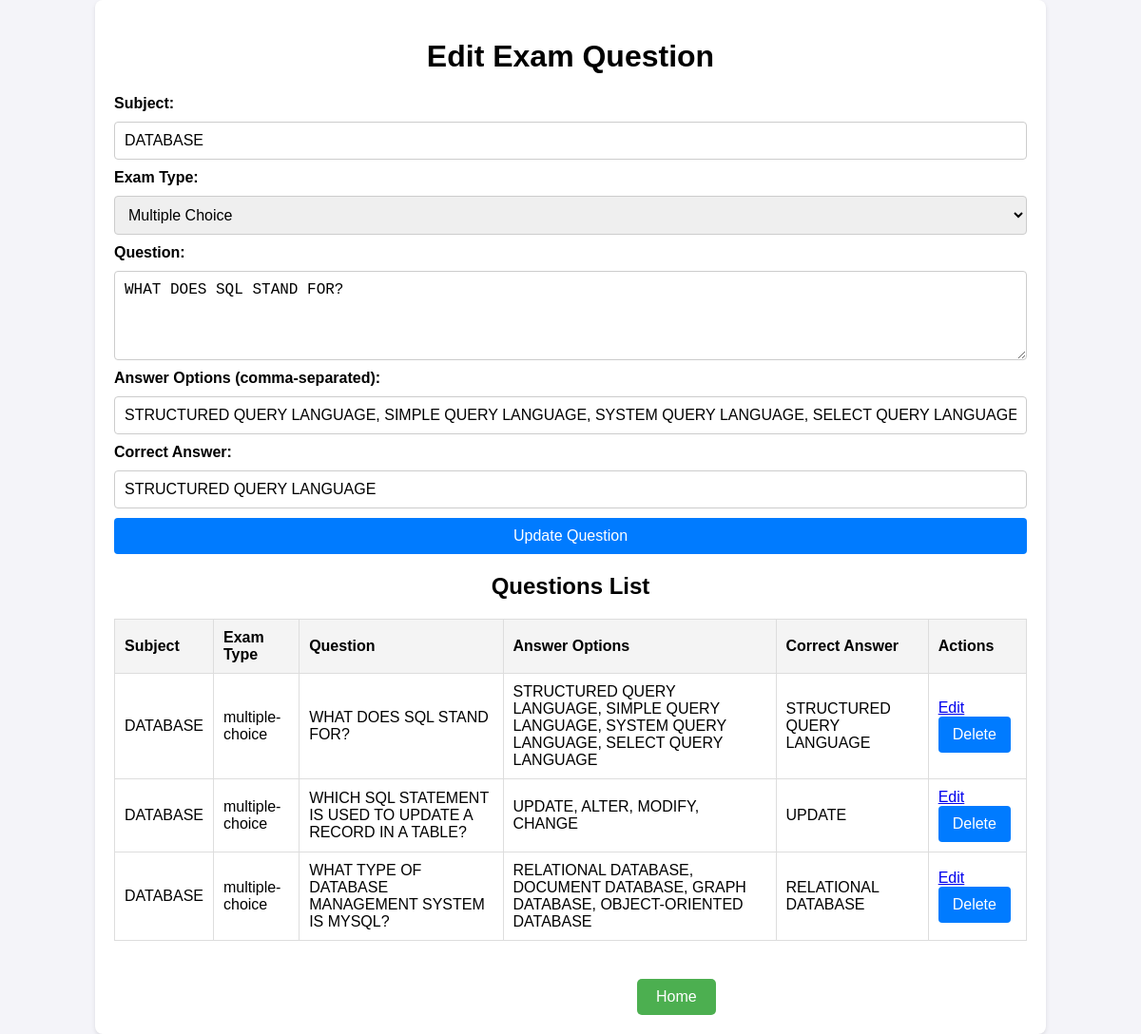
Screenshot of /admin.php?edit=41 with the database file from the repository.
### tables this page shows
CREATE TABLE `questions` (
  `id` int(11) NOT NULL,
  `subject` varchar(255) NOT NULL,
  `exam_type` enum('multiple-choice','form-type') NOT NULL,
  `question` text NOT NULL,
  `answer` text NOT NULL,
  `correct_answer` varchar(255) NOT NULL,
  `exam_id` int(11) NOT NULL
);

### crud.php (called while the page is built, shortened)
<?php
include 'db.php';
function getQuestions()
{
    global $conn;
    $result = $conn->query("SELECT * FROM questions ORDER BY id DESC");
    return $result->fetch_all(MYSQLI_ASSOC);
}
function getQuestionById($id)
{
    global $conn;
    $stmt = $conn->prepare("SELECT * FROM questions WHERE id = ?");
    $stmt->bind_param('i', $id);
    $stmt->execute();
    $result = $stmt->get_result();
    return $result->fetch_assoc();
}
?>

### admin.php (the view, shortened to what this page needs)
<?php
include 'crud.php';
if (isset($_GET['edit'])) {
    $question_to_edit = getQuestionById($_GET['edit']);
}
?>
<!DOCTYPE html>
<html lang="en">
<head>
    <link rel="stylesheet" href="assets/admin.css">
</head>
<body>
    <div class="container">
        <h1><?php echo isset($question_to_edit) ? 'Edit Exam Question' : 'Create Exam'; ?></h1>
        <form id="exam-form" method="POST" action="crud.php">
            <label for="subject">Subject:</label>
            <input type="text" id="subject" name="subject" value="<?php echo isset($question_to_edit) ? $question_to_edit['subject'] : ''; ?>" required>
            <label for="exam-type">Exam Type:</label>
            <select id="exam-type" name="exam_type" required>
                <option value="multiple-choice" <?php echo isset($question_to_edit) && $question_to_edit['exam_type'] == 'multiple-choice' ? 'selected' : ''; ?>>Multiple Choice</option>
            </select>
            <label for="question">Question:</label>
            <textarea id="question" name="question" rows="4" required><?php echo isset($question_to_edit) ? $question_to_edit['question'] : ''; ?></textarea>
            <label for="answer">Answer Options (comma-separated):</label>
            <input type="text" id="answer" name="answer" value="<?php echo isset($question_to_edit) ? $question_to_edit['answer'] : ''; ?>" required>
            <label for="correct-answer">Correct Answer:</label>
            <input type="text" id="correct-answer" name="correct_answer" value="<?php echo isset($question_to_edit) ? $question_to_edit['correct_answer'] : ''; ?>" required>
            <button type="submit"><?php echo isset($question_to_edit) ? 'Update Question' : 'Add Question'; ?></button>
        </form>
        <h2>Questions List</h2>
        <table id="questions-table">
            <thead>
                <tr>
                    <th>Subject</th>
                    <th>Exam Type</th>
                    <th>Question</th>
                    <th>Answer Options</th>
                    <th>Correct Answer</th>
                    <th>Actions</th>
                </tr>
            </thead>
            <tbody>
                <?php
                $questions = getQuestions();
                foreach ($questions as $question) {
                    echo "<tr>
                        <td>{$question['subject']}</td>
                        <td>{$question['exam_type']}</td>
                        <td>{$question['question']}</td>
                        <td>{$question['answer']}</td>
                        <td>{$question['correct_answer']}</td>
                        <td>
                            <a href='?edit={$question['id']}'>Edit</a>
                            <form method='POST' action='crud.php' style='display:inline;'>
                                <input type='hidden' name='action' value='delete'>
                                <input type='hidden' name='id' value='{$question['id']}'>
                                <button type='submit'>Delete</button>
                            </form>
                        </td>
                    </tr>";
                }
                ?>
            </tbody>
        </table>
        <a href="dashboard.php" class="button-div">Home</a>
    </div>
</body>
</html>

### assets/admin.css (style rules this page uses)
body { font-family: Arial, sans-serif; margin: 0; padding: 0px; background-color: #f4f4f9; }
.container { width: 80%; margin: auto; padding: 20px; background: #fff; border-radius: 8px; box-shadow: 0 2px 4px rgba(0, 0, 0, 0.1); }
h1, h2 { text-align: center; }
form { display: grid; gap: 10px; margin-bottom: 20px; }
label { font-weight: bold; }
input, textarea, select, button { padding: 10px; font-size: 16px; border: 1px solid #ccc; border-radius: 4px; }
button { background-color: #007bff; color: white; border: none; cursor: pointer; padding: 10px 15px; }
table { width: 100%; border-collapse: collapse; margin-top: 20px; }
th, td { padding: 10px; text-align: left; border: 1px solid #ddd; }
th { background-color: #f4f4f4; }
.button-div { display: inline-block; padding: 10px 20px; background-color: #4CAF50; color: white; text-align: center; border-radius: 5px; font-size: 16px; cursor: pointer; text-decoration: none; margin-left: 550px; margin-top: 40px; }

### rows the page displays
questions: subject "DATABASE", exam_type "Multiple Choice", question "WHAT DOES SQL STAND FOR?", answer "STRUCTURED QUERY LANGUAGE, SIMPLE QUERY LANGUAGE, SYSTEM QUERY LANGUAGE, SELECT QUERY LANGUAGE", correct_answer "STRUCTURED QUERY LANGUAGE", exam_type "multiple-choice"
questions: subject "DATABASE", exam_type "multiple-choice", question "WHICH SQL STATEMENT IS USED TO UPDATE A RECORD IN A TABLE?", answer "UPDATE, ALTER, MODIFY, CHANGE", correct_answer "UPDATE"
questions: subject "DATABASE", exam_type "multiple-choice", question "WHAT TYPE OF DATABASE MANAGEMENT SYSTEM IS MYSQL?", answer "RELATIONAL DATABASE, DOCUMENT DATABASE, GRAPH DATABASE, OBJECT-ORIENTED DATABASE", correct_answer "RELATIONAL DATABASE"
